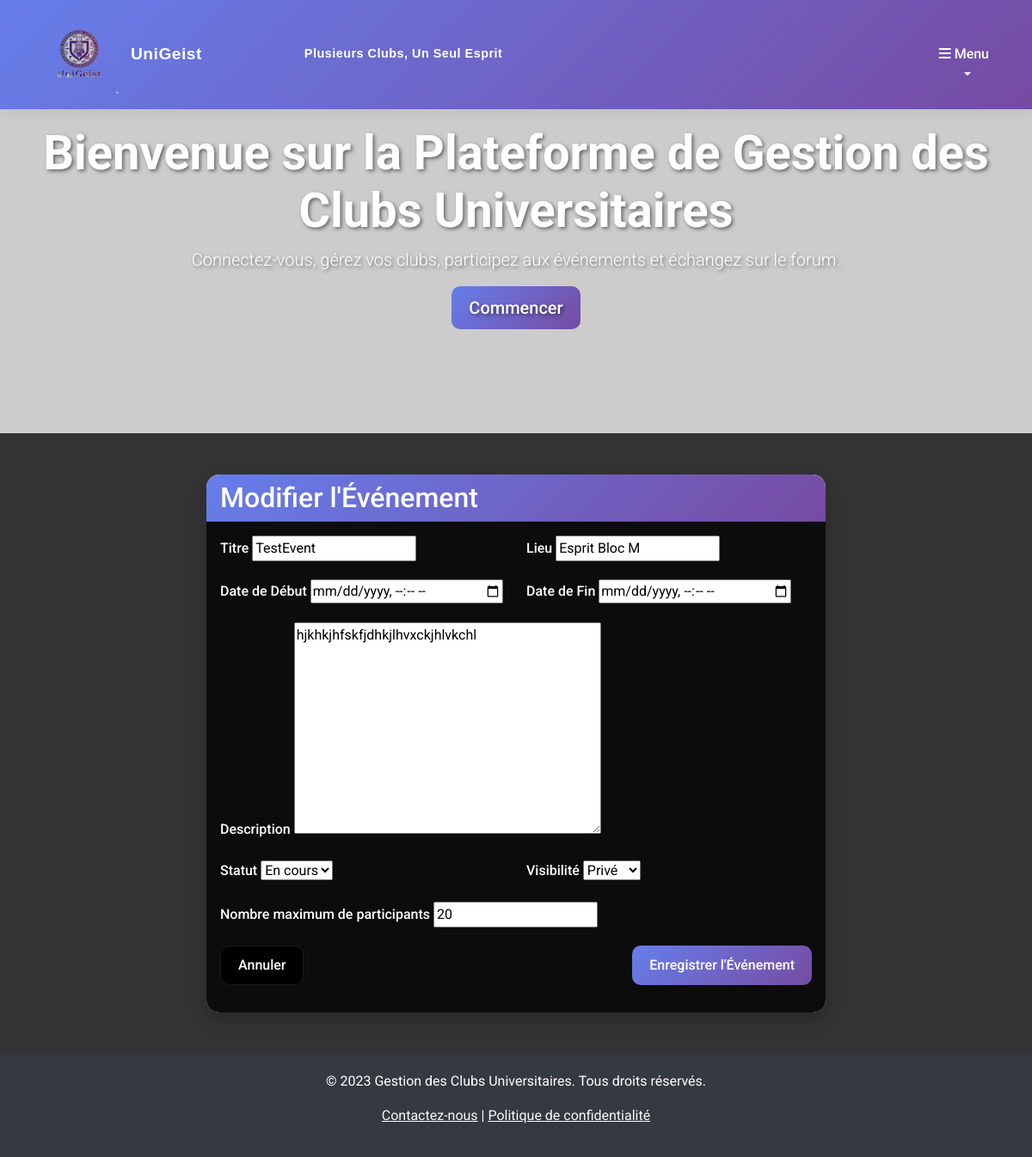
The app's page /evenements/modifier/1/ with its own data.
### appEvenements/models.py (models this page shows, shortened)
class Evenement(models.Model):
    id=models.AutoField(primary_key=True)
    titre = models.CharField(max_length=200, validators=[MinLengthValidator(6,"Le titre doit avoir au moins 6 caractères"), MaxLengthValidator(200), RegexValidator(r'^[a-zA-Z0-9\s.,!?-]+$', message="Le titre ne peut contenir que des lettres, chiffres, espaces et ponctuation basique.")])
    description = models.TextField( max_length=1000, validators=[validators.MinLengthValidator(10), validators.MaxLengthValidator(1000), validators.RegexValidator(r'^[a-zA-Z0-9\s.,!?-]+$', message="La description ne peut contenir que des lettres, chiffres, espaces et ponctuation basique.")])
    date_debut = models.DateTimeField()
    date_fin = models.DateTimeField()
    lieu = models.CharField(max_length=200, validators=[validators.MinLengthValidator(5), validators.MaxLengthValidator(200), validators.RegexValidator(r'^[a-zA-Z0-9\s.,!?-]+$', message="Le lieu ne peut contenir que des lettres, chiffres, espaces et ponctuation basique.")])
    statut = models.CharField(max_length=50, choices=[('planifie', 'Planifié'), ('en_cours', 'En cours'), ('termine', 'Terminé'), ('annule', 'Annulé')])
    visibilite = models.CharField(max_length=50, choices=[('public', 'Public'), ('prive', 'Privé')])
    max_participants = models.PositiveIntegerField(default=100, help_text="Nombre maximum de participants")
    featured = models.BooleanField(default=False, help_text="Événement à la une")
    promotion_image = models.FileField(upload_to='promotions/', blank=True, null=True, help_text="Image de promotion")
    promotion_description = models.TextField(blank=True, null=True, help_text="Description de promotion")

### appEvenements/views.py (the view)
# urls.py: path('modifier/<int:evenement_id>/', UpdateEvenementView.as_view(), name='modifier'),
class UpdateEvenementView(UpdateView):
    model = Evenement
    form_class = EvenementForm
    template_name = 'appEvenements/evenements_form.html'
    pk_url_kwarg = 'evenement_id'
    success_url = '/evenements/liste/'

### templates/appEvenements/evenements_form.html (shortened to what this page needs)
{% extends 'base.html' %}
{% load static %}
{% block content %}
<div class="container mt-5">
    <div class="row justify-content-center">
        <div class="col-md-8">
            <div class="card" style="background: rgba(255, 255, 255, 0.9); backdrop-filter: blur(10px); border-radius: 15px; box-shadow: 0 10px 20px rgba(0, 0, 0, 0.2);">
                <div class="card-header" style="background: linear-gradient(135deg, #667eea 0%, #764ba2 100%); color: white; border-radius: 15px 15px 0 0;">
                    <h2 class="mb-0">{% if form.instance.pk %}Modifier l'Événement{% else %}Créer un Nouvel Événement{% endif %}</h2>
                </div>
                <div class="card-body">
                    <form method="post" class="needs-validation" novalidate>
                        <div class="row">
                            <div class="col-md-6 mb-3">
                                <label for="{{ form.titre.id_for_label }}" class="form-label">Titre</label>
                                {{ form.titre }}
                            </div>
                            <div class="col-md-6 mb-3">
                                <label for="{{ form.lieu.id_for_label }}" class="form-label">Lieu</label>
                                {{ form.lieu }}
                            </div>
                        </div>
                        <div class="row">
                            <div class="col-md-6 mb-3">
                                <label for="{{ form.date_debut.id_for_label }}" class="form-label">Date de Début</label>
                                {{ form.date_debut }}
                            </div>
                            <div class="col-md-6 mb-3">
                                <label for="{{ form.date_fin.id_for_label }}" class="form-label">Date de Fin</label>
                                {{ form.date_fin }}
                            </div>
                        </div>
                        <div class="mb-3">
                            <label for="{{ form.description.id_for_label }}" class="form-label">Description</label>
                            {{ form.description }}
                        </div>
                        <div class="row">
                            <div class="col-md-6 mb-3">
                                <label for="{{ form.statut.id_for_label }}" class="form-label">Statut</label>
                                {{ form.statut }}
                            </div>
                            <div class="col-md-6 mb-3">
                                <label for="{{ form.visibilite.id_for_label }}" class="form-label">Visibilité</label>
                                {{ form.visibilite }}
                            </div>
                        </div>
                        <div class="mb-3">
                            <label for="{{ form.max_participants.id_for_label }}" class="form-label">Nombre maximum de participants</label>
                            {{ form.max_participants }}
                        </div>
                        <div class="d-flex justify-content-between">
                            <a href="{% url 'liste' %}" class="btn btn-secondary">Annuler</a>
                            <button type="submit" class="btn btn-primary">{% if form.instance.pk %}Enregistrer{% else %}Ajouter{% endif %} l'Événement</button>
                        </div>
                    </form>
                </div>
            </div>
        </div>
    </div>
</div>
{% endblock %}

### static/css/style.css (style rules this page uses)
body { font-family: 'Roboto', sans-serif; background: #333333; color: #ffffff; min-height: 100vh; }
.form-label { font-weight: 500; color: #ffffff; margin-bottom: 8px; }
.btn { border-radius: 10px; padding: 10px 20px; font-weight: 500; transition: all 0.3s ease; }
.btn-primary { background: linear-gradient(135deg, #667eea 0%, #764ba2 100%); border: none; }
.btn-secondary { background: rgba(0, 0, 0, 0.9); color: #ffffff; border: 1px solid rgba(255, 255, 255, 0.1); }
.card { border: none; border-radius: 15px; overflow: hidden; transition: transform 0.3s ease, box-shadow 0.3s ease; }
.card-header { border-radius: 15px 15px 0 0 !important; }
.card-body { background: rgba(0, 0, 0, 0.95); color: #ffffff; }

### records on screen
Evenement: titre "TestEvent", lieu "Esprit Bloc M", description "hjkhkjhfskfjdhkjlhvxckjhlvkchl", statut "En cours", visibilite "Privé", max_participants "20"
